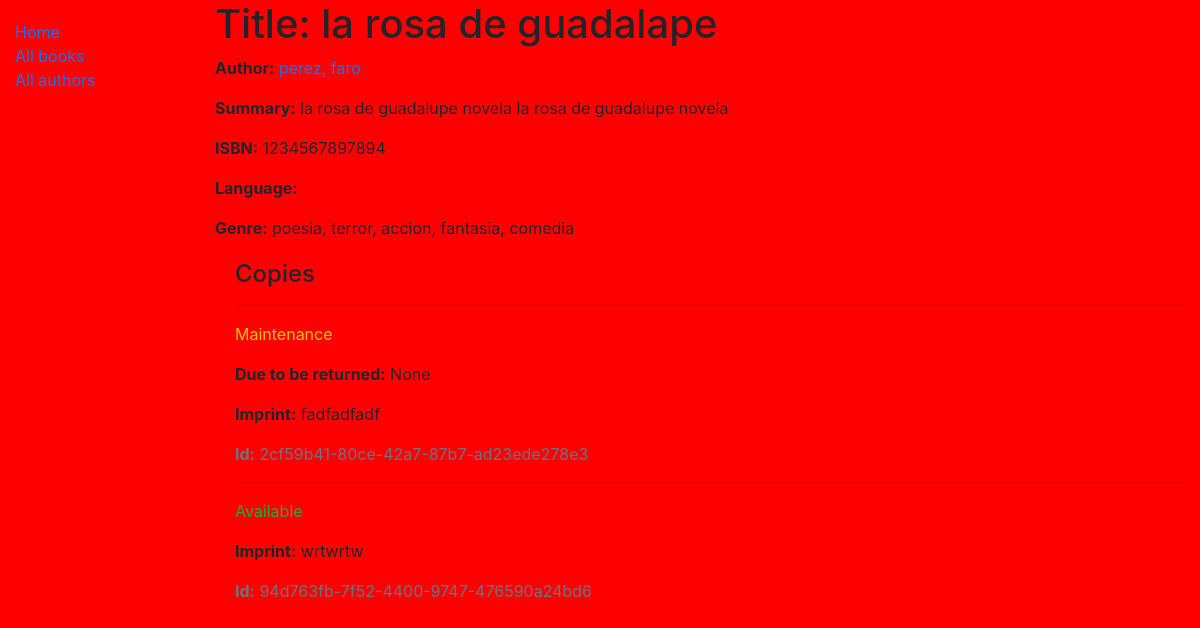
/catalog/book/1, run on the app's committed database.
### catalog/models.py (models this page shows, shortened)
class Book(models.Model):
    title = models.CharField(max_length=200)
    author = models.ForeignKey("Author", on_delete=models.SET_NULL, null=True)
    summary = models.TextField(
        max_length=1000, help_text="Enter a brief description of the book"
    )
    isbn = models.CharField(
        "ISBN",
        max_length=13,
        help_text='13 Character <a href="https://www.isbn-international.org/content/what-isbn">ISBN number</a>',
    )
    genre = models.ManyToManyField(Genre, help_text="Select a genre for this book")
    def display_genre(self):
        """Create a string for the Genre. This is required to display genre in Admin."""
        return ", ".join(genre.name for genre in self.genre.all()[:3])
    display_genre.short_description = "Genre"

class Author(models.Model):
    first_name = models.CharField(max_length=100)
    last_name = models.CharField(max_length=100)
    date_of_birth = models.DateField(null=True, blank=True)
    date_of_death = models.DateField("Died", null=True, blank=True)
    class Meta:
        ordering = ["last_name", "first_name"]
    def __str__(self):
        return f"{self.last_name}, {self.first_name}"

class Genre(models.Model):
    name = models.CharField(
        max_length=200, help_text="Enter a book genre (e.g. Science Fiction)"
    )
    def __str__(self):
        return self.name

class BookInstance(models.Model):
    id = models.UUIDField(
        primary_key=True,
        default=uuid.uuid4,
        help_text="Unique ID for this particular book across whole library",
    )
    book = models.ForeignKey("Book", on_delete=models.SET_NULL, null=True)
    imprint = models.CharField(max_length=200)
    due_back = models.DateField(null=True, blank=True)
    LOAN_STATUS = (
        ("m", "Maintenance"),
        ("o", "On loan"),
        ("a", "Available"),
        ("r", "Reserved"),
    )
    status = models.CharField(
        max_length=1,
        choices=LOAN_STATUS,
        blank=True,
        default="m",
        help_text="Book availability",
    )
    class Meta:
        ordering = ["due_back"]

### catalog/views.py (the view)
# urls.py: path("book/<int:pk>", views.BookDetailView.as_view(), name="book_detail"),
class BookDetailView(generic.DetailView):
    model = Book

### catalog/templates/catalog/book_detail.html
{% extends "base_generic.html" %}
{% block content %}
<h1>Title: {{ book.title }}</h1>
<p><strong>Author:</strong> <a href="{% url 'catalog:author-detail' book.author.pk %}">{{ book.author }}</a></p>
<p><strong>Summary:</strong> {{ book.summary }}</p>
<p><strong>ISBN:</strong> {{ book.isbn }}</p>
<p><strong>Language:</strong> {{ book.language }}</p>
<p><strong>Genre:</strong> {{ book.genre.all|join:", " }}</p>
<div style="margin-left:20px;margin-top:20px">
<h4>Copies</h4>
{% for copy in book.bookinstance_set.all %}
<hr>
<p class="{% if copy.status == 'a' %}text-success{% elif copy.status == 'd' %}text-danger{% else %}text-warning{% endif %}">{{ copy.get_status_display }}</p>
{% if copy.status != 'a' %}<p><strong>Due to be returned:</strong> {{copy.due_back}}</p>{% endif %}
<p><strong>Imprint:</strong> {{copy.imprint}}</p>
<p class="text-muted"><strong>Id:</strong> {{copy.id}}</p>
{% endfor %}
</div>
{% endblock %}

### catalog/assets/css/styles.css (style rules this page uses)
body { background-color: red }

### data on the page
Book: title "la rosa de guadalape", author "perez, faro", summary "la rosa de guadalupe novela la rosa de guadalupe novela", isbn "1234567897894", genre.all "poesia, terror, accion, fantasia, comedia"
BookInstance: status "Maintenance", due_back "None", imprint "fadfadfadf", id "2cf59b41-80ce-42a7-87b7-ad23ede278e3"
BookInstance: status "Available", imprint "wrtwrtw", id "94d763fb-7f52-4400-9747-476590a24bd6"
